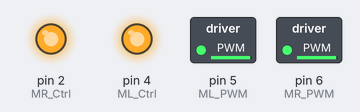
A sketch run on a simulated Arduino Uno, built with avr-gcc and run on an emulated ATmega328P. Shown: switched loads named in the sketch (green lamp = pin HIGH), output pins drawn as LEDs (lit = HIGH).

Above: at 0.05 s.
At 2.5 s:
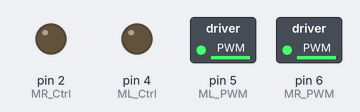
At 5.0 s:
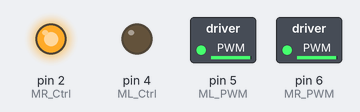
At 7.45 s:
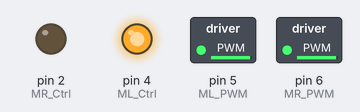
At 9.95 s:
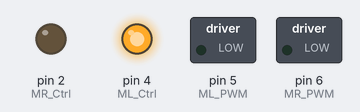
Timing chart, 0 to 13.0 s (numbered marks = the images above):
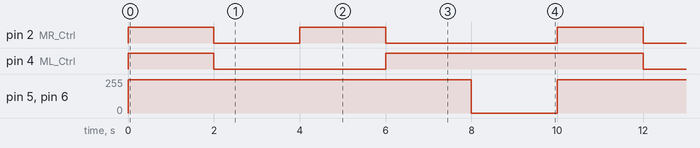

Measured:
- by itself, pin 2 (MR_Ctrl): repeats every 10.0 s: LOW 2.0 s, HIGH 2.0 s, LOW 4.0 s, HIGH 2.0 s
- by itself, pin 4 (ML_Ctrl): repeats every 10.0 s: LOW 4.0 s, HIGH 6.0 s
- by itself, pin 5 (ML_PWM), pin 6 (MR_PWM): alternates 250/255 for 8.0 s and 0/255 for 2.0 s

The sketch:

Project_5.2_Motor_Driver.ino
```cpp
/*
keyestudio 4wd BT Car V2.0
lesson 5.2
motor driver
http://www.keyestudio.com
*/
#define ML_Ctrl 4     //define the direction control pin of B motor
#define ML_PWM 5   //define the PWM control pin of B motor
#define MR_Ctrl 2    //define the direction control pin of A motor
#define MR_PWM 6   //define the PWM control pin of A motor
void setup()
{
    pinMode(ML_Ctrl, OUTPUT);//set direction control pin of B motor to OUTPUT
    pinMode(ML_PWM, OUTPUT);//set the PWM control pin of B motor to OUTPUT
    pinMode(MR_Ctrl, OUTPUT);//set the direction control pin of A motor to OUTPUT
    pinMode(MR_PWM, OUTPUT);//set PWM control pin of A motor to OUTPUT
}
void loop()
{
    digitalWrite(ML_Ctrl,HIGH);//set direction control pin of B motor to HIGH level
    analogWrite(ML_PWM,250);//Set PWM control speed of B motor to 100
    digitalWrite(MR_Ctrl,HIGH);//set direction control pin of A motor to HIGH level
    analogWrite(MR_PWM,250);//Set PWM control speed of A motor to 100
    //front
    delay(2000);//delay in 2s
    digitalWrite(ML_Ctrl,LOW);//set direction control pin of B motor to LOW
    analogWrite(ML_PWM,250);//Set PWM control speed of B motor to 100
    digitalWrite(MR_Ctrl,LOW);//set direction control pin of A motor to LOW
    analogWrite(MR_PWM,250);//Set PWM control speed of A motor to 100
    //back
    delay(2000);//delay in 2s
    digitalWrite(ML_Ctrl,LOW);//set direction control pin of B motor to LOW
    analogWrite(ML_PWM,250);//Set PWM control speed of B motor to 100
    digitalWrite(MR_Ctrl,HIGH);//set direction control pin of A motor to HIGH level
    analogWrite(MR_PWM,250);//Set PWM control speed of A motor to 100
    //left
    delay(2000);//delay in 2s
    digitalWrite(ML_Ctrl,HIGH);//set direction control pin of B motor to HIGH level
    analogWrite(ML_PWM,250);//Set PWM control speed of B motor to 100
    digitalWrite(MR_Ctrl,LOW);//set direction control pin of A motor to LOW
    analogWrite(MR_PWM,250);//Set PWM control speed of A motor to 100
    //right
    delay(2000);//delay in 2s
    analogWrite(ML_PWM,0);//set PWM control speed of B motor to 0
    analogWrite(MR_PWM,0);//set PWM control speed of A motor to 0
    //stop
    delay(2000);//delay in 2s
}
```

main.ino
```cpp

```
